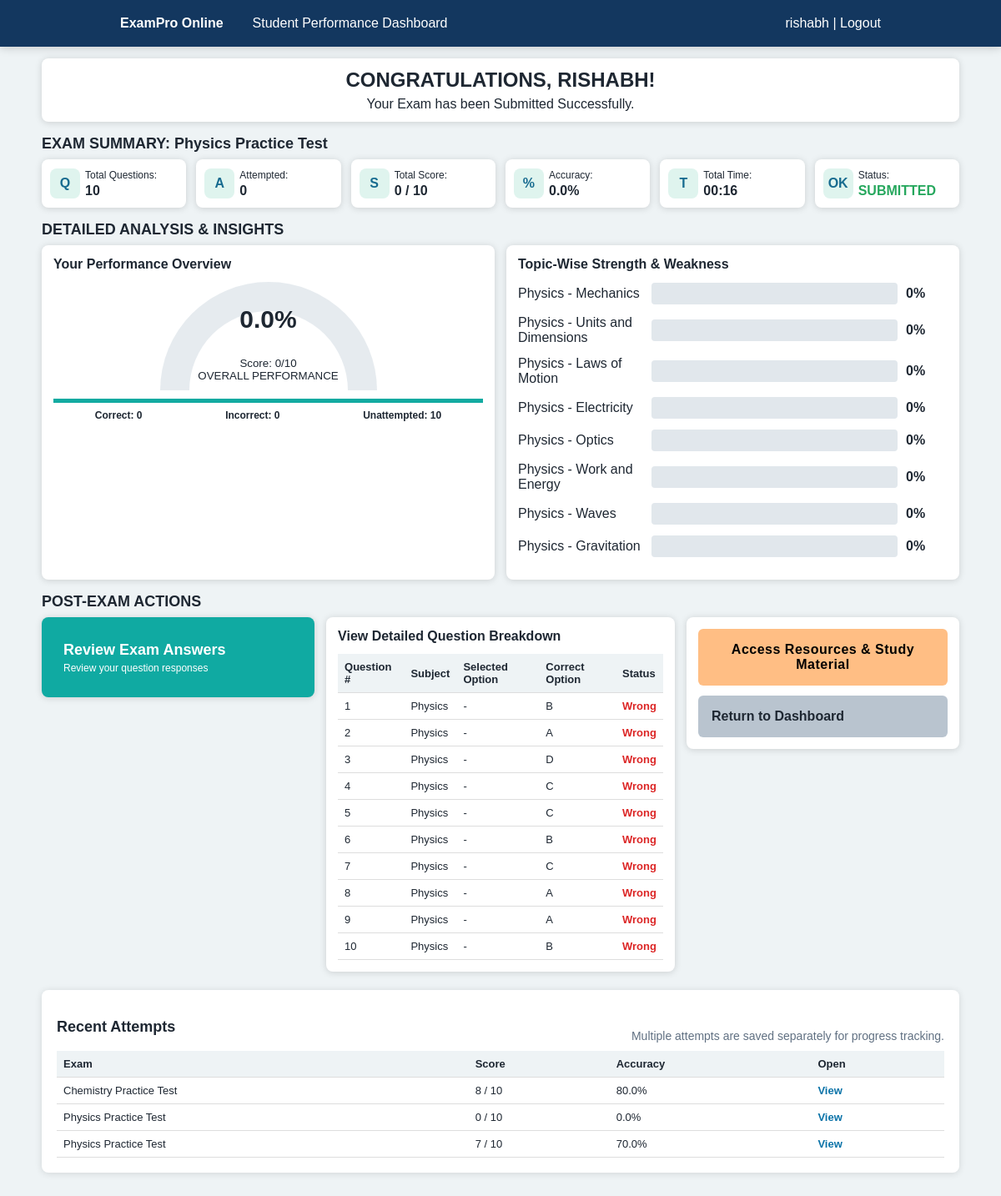
The page /result/10/ (signed in) on the database its author committed.
### exams/models.py (models this page shows, shortened)
class Result(models.Model):
    user = models.ForeignKey(User, on_delete=models.CASCADE, related_name="results")
    subject = models.CharField(max_length=40, default="All Subjects")
    title = models.CharField(max_length=120, default="PCM Mock Test")
    total_questions = models.PositiveIntegerField()
    attempted = models.PositiveIntegerField()
    correct = models.PositiveIntegerField()
    incorrect = models.PositiveIntegerField()
    score = models.PositiveIntegerField()
    accuracy = models.FloatField(default=0)
    time_taken = models.PositiveIntegerField(default=0)
    submitted_at = models.DateTimeField(auto_now_add=True)

class UserResponse(models.Model):
    user = models.ForeignKey(User, on_delete=models.CASCADE)
    question = models.ForeignKey(Question, on_delete=models.CASCADE)
    result = models.ForeignKey(Result, on_delete=models.CASCADE, related_name="responses", null=True, blank=True)
    selected_answer = models.CharField(max_length=1, blank=True)
    is_correct = models.BooleanField(default=False)
    marked_for_review = models.BooleanField(default=False)
    class Meta:
        unique_together = ("result", "question")

class Question(models.Model):
    subject = models.CharField(max_length=40, default="Computer Science")
    text = models.TextField()
    option_a = models.CharField(max_length=255)
    option_b = models.CharField(max_length=255)
    option_c = models.CharField(max_length=255)
    option_d = models.CharField(max_length=255)
    correct_answer = models.CharField(max_length=1, choices=[("A", "A"), ("B", "B"), ("C", "C"), ("D", "D")])
    topic = models.CharField(max_length=80, default="General Aptitude")

### exams/views.py (the view)
# urls.py: path("result/", views.result_page, name="result"),
@login_required
def result_page(request, result_id=None):
    if result_id:
        result = get_object_or_404(Result, id=result_id, user=request.user)
    else:
        result = Result.objects.filter(user=request.user).order_by("-submitted_at").first()
        if not result:
            return redirect("dashboard")
    responses = UserResponse.objects.filter(result=result).select_related("question").order_by("question_id")
    topic_stats = defaultdict(lambda: {"total": 0, "correct": 0, "percent": 0})
    for r in responses:
        s = topic_stats[f"{r.question.subject} - {r.question.topic}"]
        s["total"] += 1
        s["correct"] += int(r.is_correct)
    topics = []
    for name, s in topic_stats.items():
        s["percent"] = round((s["correct"] / s["total"]) * 100) if s["total"] else 0
        topics.append({"name": name, **s})
    time_text = f"{result.time_taken // 60:02d}:{result.time_taken % 60:02d}"
    unattempted = result.total_questions - result.attempted
    return render(request, "exams/result.html", {
        "result": result,
        "responses": responses,
        "topics": topics,
        "time_text": time_text,
        "unattempted": unattempted,
        "attempts": Result.objects.filter(user=request.user).order_by("-submitted_at")[:5],
    })

### exams/templates/exams/result.html (shortened to what this page needs)
{% load static %}
<!doctype html>
<html lang="en">
<head>
  <link rel="stylesheet" href="{% static 'exams/css/style.css' %}">
</head>
<body class="result-body">
  <nav class="dash-nav"><b>ExamPro Online</b><span>Student Performance Dashboard</span><a href="{% url 'logout' %}">{{ request.user.first_name|default:request.user.username }} | Logout</a></nav>
  <main class="dashboard">
    <section class="congrats"><h1>CONGRATULATIONS, {{ request.user.first_name|default:request.user.username|upper }}!</h1><p>Your Exam has been Submitted Successfully.</p></section>
    <h2>EXAM SUMMARY: {{ result.title }}</h2>
    <div class="summary-grid">
      <div><i>Q</i><span>Total Questions:</span><b>{{ result.total_questions }}</b></div>
      <div><i>A</i><span>Attempted:</span><b>{{ result.attempted }}</b></div>
      <div><i>S</i><span>Total Score:</span><b>{{ result.score }} / {{ result.total_questions }}</b></div>
      <div><i>%</i><span>Accuracy:</span><b>{{ result.accuracy }}%</b></div>
      <div><i>T</i><span>Total Time:</span><b>{{ time_text }}</b></div>
      <div><i>OK</i><span>Status:</span><b class="passed">SUBMITTED</b></div>
    </div>
    <h2>DETAILED ANALYSIS & INSIGHTS</h2>
    <section class="analysis-grid">
      <div class="panel">
        <h3>Your Performance Overview</h3>
        <div class="gauge" style="--score: {{ result.accuracy }}%"><span>{{ result.accuracy }}%</span><small>Score: {{ result.score }}/{{ result.total_questions }}<br>OVERALL PERFORMANCE</small></div>
        <div class="mini-stats"><b>Correct: {{ result.correct }}</b><b>Incorrect: {{ result.incorrect }}</b><b>Unattempted: {{ unattempted }}</b></div>
      </div>
      <div class="panel">
        <h3>Topic-Wise Strength & Weakness</h3>
        {% for t in topics %}
          <div class="topic-row"><span>{{ t.name }}</span><div><i style="width:{{ t.percent }}%"></i></div><b>{{ t.percent }}%</b></div>
        {% endfor %}
      </div>
    </section>
    <h2>POST-EXAM ACTIONS</h2>
    <section class="post-grid">
      <a class="review-btn" href="#answers">Review Exam Answers<small>Review your question responses</small></a>
      <div class="panel" id="answers">
        <h3>View Detailed Question Breakdown</h3>
        <table>
          <thead><tr><th>Question #</th><th>Subject</th><th>Selected Option</th><th>Correct Option</th><th>Status</th></tr></thead>
          <tbody>
          {% for r in responses %}
            <tr><td>{{ forloop.counter }}</td><td>{{ r.question.subject }}</td><td>{{ r.selected_answer|default:"-" }}</td><td>{{ r.question.correct_answer }}</td><td class="{% if r.is_correct %}ok{% else %}bad{% endif %}">{% if r.is_correct %}Correct{% else %}Wrong{% endif %}</td></tr>
          {% endfor %}
          </tbody>
        </table>
      </div>
      <div class="panel action-panel">
        <button>Access Resources & Study Material</button>
        <a href="{% url 'dashboard' %}">Return to Dashboard</a>
      </div>
    </section>
    <section class="history-panel compact-history">
      <div class="section-title">
        <h2>Recent Attempts</h2>
        <p>Multiple attempts are saved separately for progress tracking.</p>
      </div>
      <div class="history-table">
        <table>
          <thead><tr><th>Exam</th><th>Score</th><th>Accuracy</th><th>Open</th></tr></thead>
          <tbody>
          {% for item in attempts %}
            <tr><td>{{ item.title }}</td><td>{{ item.score }} / {{ item.total_questions }}</td><td>{{ item.accuracy }}%</td><td><a href="{% url 'result_detail' item.id %}">View</a></td></tr>
          {% endfor %}
          </tbody>
        </table>
      </div>
    </section>
  </main>
</body>
</html>

### exams/static/exams/css/style.css (style rules this page uses)
:root { --teal: #11a985; --teal-dark: #079675; --blue: #1f6fa8; --navy: #13375f; --orange: #f69a18; --green: #37b751; --red: #df4a18; --purple: #6546b7; --line: #d7dde3; --soft: #eef3f5; --text: #1e2732; }
* { box-sizing: border-box; }
body { margin: 0; font-family: Arial, Helvetica, sans-serif; color: var(--text); background: #eef3f5; }
button, input, select { font: inherit; }
button { cursor: pointer; border: 0; font-weight: 700; letter-spacing: .5px; }
a { color: inherit; text-decoration: none; }
button, a, .exam-choice, .summary-grid > div, .panel { transition: transform .18s ease, box-shadow .18s ease, background .18s ease; }
.dash-nav { height: 56px; background: #13375f; color: white; display: flex; align-items: center; gap: 35px; padding: 0 12%; box-shadow: 0 2px 10px rgba(0,0,0,.16); }
.dash-nav a { margin-left: auto; }
.metric-strip div, .exam-choice, .history-panel { background: white; border-radius: 8px; box-shadow: 0 1px 8px rgba(0,0,0,.12); }
.history-panel { margin-top: 22px; padding: 18px; }
.section-title { display: flex; align-items: end; justify-content: space-between; gap: 20px; margin-bottom: 10px; }
.section-title h2 { margin: 0; }
.section-title p { margin: 0; color: #607082; font-size: 14px; }
.history-table { overflow-x: auto; }
.history-table a { color: #0b73a8; font-weight: 800; }
.compact-history { margin-bottom: 34px; }
.dashboard { width: min(1100px, 92vw); margin: 14px auto 36px; }
.congrats, .panel, .summary-grid > div { background: white; border-radius: 8px; box-shadow: 0 1px 8px rgba(0,0,0,.15); }
.congrats { text-align: center; padding: 12px; margin-bottom: 14px; }
.congrats h1 { margin: 0; font-size: 24px; }
.congrats p { margin: 6px 0 0; }
.dashboard h2 { font-size: 18px; margin: 16px 0 8px; }
.summary-grid { display: grid; grid-template-columns: repeat(6, 1fr); gap: 12px; }
.summary-grid > div { display: grid; grid-template-columns: 42px 1fr; align-items: center; padding: 10px; min-height: 58px; }
.summary-grid i { grid-row: span 2; width: 36px; height: 36px; border-radius: 8px; display: grid; place-items: center; background: #dff4ee; color: #176b8f; font-style: normal; font-weight: 700; }
.summary-grid span { font-size: 12px; }
.summary-grid b { font-size: 16px; }
.passed { color: #26a75d; }
.analysis-grid { display: grid; grid-template-columns: 1fr 1fr; gap: 14px; }
.panel { padding: 14px; }
.panel h3 { margin: 0 0 12px; font-size: 16px; }
.gauge { width: 260px; height: 130px; margin: 10px auto; border-radius: 130px 130px 0 0; background: conic-gradient(from 270deg at 50% 100%, #11aaa2 var(--score), #e6ebef 0); position: relative; display: grid; place-items: end center; padding-bottom: 10px; overflow: hidden; }
.gauge::after { content: ""; position: absolute; width: 190px; height: 95px; bottom: 0; border-radius: 100px 100px 0 0; background: white; }
.gauge span, .gauge small { position: relative; z-index: 1; text-align: center; }
.gauge span { font-size: 30px; font-weight: 800; }
.mini-stats { display: flex; justify-content: space-around; font-size: 12px; border-top: 5px solid #12aaa1; padding-top: 8px; }
.topic-row { display: grid; grid-template-columns: 150px 1fr 50px; align-items: center; gap: 10px; margin: 13px 0; }
.topic-row div { height: 26px; background: #e1e7ec; border-radius: 4px; overflow: hidden; }
.post-grid { display: grid; grid-template-columns: .9fr 1.15fr .9fr; gap: 14px; align-items: start; }
.review-btn { display: grid; align-content: center; min-height: 96px; padding: 20px 26px; background: #10aaa2; color: white; border-radius: 8px; box-shadow: 0 1px 8px rgba(0,0,0,.15); font-weight: 800; font-size: 18px; }
.review-btn small { display: block; font-size: 12px; font-weight: 400; margin-top: 4px; }
table { width: 100%; border-collapse: collapse; font-size: 13px; }
th { background: #eef3f5; text-align: left; }
th, td { padding: 8px; border-bottom: 1px solid #ddd; }
.bad { color: #dc2626; font-weight: 800; }
.action-panel { display: grid; gap: 12px; }
.action-panel button, .action-panel a { display: block; padding: 16px; border-radius: 6px; background: #ffbe84; font-weight: 800; }
.action-panel a { background: #b9c4cf; }

### rows shown on the page
Result: title "Physics Practice Test", total_questions "10", attempted "0", score "0", accuracy "0.0", correct "0", incorrect "0"
UserResponse: question.subject "Physics", selected_answer "-", question.correct_answer "B", is_correct "Wrong"
UserResponse: question.subject "Physics", selected_answer "-", question.correct_answer "A", is_correct "Wrong"
UserResponse: question.subject "Physics", selected_answer "-", question.correct_answer "D", is_correct "Wrong"
UserResponse: question.subject "Physics", selected_answer "-", question.correct_answer "C", is_correct "Wrong"
UserResponse: question.subject "Physics", selected_answer "-", question.correct_answer "C", is_correct "Wrong"
UserResponse: question.subject "Physics", selected_answer "-", question.correct_answer "B", is_correct "Wrong"
UserResponse: question.subject "Physics", selected_answer "-", question.correct_answer "C", is_correct "Wrong"
UserResponse: question.subject "Physics", selected_answer "-", question.correct_answer "A", is_correct "Wrong"
UserResponse: question.subject "Physics", selected_answer "-", question.correct_answer "A", is_correct "Wrong"
UserResponse: question.subject "Physics", selected_answer "-", question.correct_answer "B", is_correct "Wrong"
Result: title "Chemistry Practice Test", score "8", total_questions "10", accuracy "80.0"
Result: title "Physics Practice Test", score "7", total_questions "10", accuracy "70.0"

### other values the page prints
{{ request.user.first_name|default:request.user.username }} "rishabh"
{{ request.user.first_name|default:request.user.username|upper }} "RISHABH"
{{ time_text }} "00:16"
{{ unattempted }} "10"
{{ t.name }} "Physics - Mechanics" "Physics - Units and Dimensions" "Physics - Laws of Motion" "Physics - Electricity" "Physics - Optics" "Physics - Work and Energy" "Physics - Waves" "Physics - Gravitation"
{{ t.percent }} "0" "0" "0" "0" "0" "0" "0" "0"
